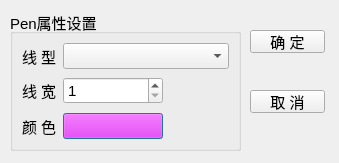
<?xml version="1.0" encoding="UTF-8"?>
<ui version="4.0">
 <class>QWDialogPen</class>
 <widget class="QDialog" name="QWDialogPen">
  <property name="geometry">
   <rect>
    <x>0</x>
    <y>0</y>
    <width>339</width>
    <height>163</height>
   </rect>
  </property>
  <property name="font">
   <font>
    <pointsize>11</pointsize>
   </font>
  </property>
  <property name="windowTitle">
   <string>QPen属性设置对话框</string>
  </property>
  <widget class="QGroupBox" name="groupBox">
   <property name="geometry">
    <rect>
     <x>10</x>
     <y>10</y>
     <width>231</width>
     <height>141</height>
    </rect>
   </property>
   <property name="title">
    <string>Pen属性设置</string>
   </property>
   <layout class="QGridLayout" name="gridLayout">
    <item row="0" column="0">
     <widget class="QLabel" name="label">
      <property name="text">
       <string>线 型</string>
      </property>
     </widget>
    </item>
    <item row="4" column="2">
     <spacer name="horizontalSpacer_2">
      <property name="orientation">
       <enum>Qt::Horizontal</enum>
      </property>
      <property name="sizeHint" stdset="0">
       <size>
        <width>98</width>
        <height>20</height>
       </size>
      </property>
     </spacer>
    </item>
    <item row="2" column="2">
     <spacer name="horizontalSpacer">
      <property name="orientation">
       <enum>Qt::Horizontal</enum>
      </property>
      <property name="sizeHint" stdset="0">
       <size>
        <width>98</width>
        <height>20</height>
       </size>
      </property>
     </spacer>
    </item>
    <item row="2" column="1">
     <widget class="QSpinBox" name="spinWidth">
      <property name="minimumSize">
       <size>
        <width>100</width>
        <height>0</height>
       </size>
      </property>
      <property name="minimum">
       <number>1</number>
      </property>
      <property name="maximum">
       <number>100</number>
      </property>
     </widget>
    </item>
    <item row="4" column="0">
     <widget class="QLabel" name="label_3">
      <property name="text">
       <string>颜 色</string>
      </property>
     </widget>
    </item>
    <item row="2" column="0">
     <widget class="QLabel" name="label_2">
      <property name="text">
       <string>线 宽</string>
      </property>
     </widget>
    </item>
    <item row="0" column="1" colspan="2">
     <widget class="QComboBox" name="comboPenStyle"/>
    </item>
    <item row="1" column="1">
     <spacer name="verticalSpacer">
      <property name="orientation">
       <enum>Qt::Vertical</enum>
      </property>
      <property name="sizeHint" stdset="0">
       <size>
        <width>20</width>
        <height>40</height>
       </size>
      </property>
     </spacer>
    </item>
    <item row="3" column="1">
     <spacer name="verticalSpacer_2">
      <property name="orientation">
       <enum>Qt::Vertical</enum>
      </property>
      <property name="sizeHint" stdset="0">
       <size>
        <width>20</width>
        <height>40</height>
       </size>
      </property>
     </spacer>
    </item>
    <item row="4" column="1">
     <widget class="QPushButton" name="btnColor">
      <property name="autoFillBackground">
       <bool>false</bool>
      </property>
      <property name="styleSheet">
       <string notr="true">background-color: rgb(255, 0, 255);</string>
      </property>
      <property name="text">
       <string/>
      </property>
      <property name="flat">
       <bool>false</bool>
      </property>
     </widget>
    </item>
   </layout>
  </widget>
  <widget class="QPushButton" name="btnOK">
   <property name="geometry">
    <rect>
     <x>250</x>
     <y>30</y>
     <width>75</width>
     <height>23</height>
    </rect>
   </property>
   <property name="text">
    <string>确 定</string>
   </property>
  </widget>
  <widget class="QPushButton" name="btnCancel">
   <property name="geometry">
    <rect>
     <x>250</x>
     <y>90</y>
     <width>75</width>
     <height>23</height>
    </rect>
   </property>
   <property name="text">
    <string>取 消</string>
   </property>
  </widget>
 </widget>
 <resources/>
 <connections>
  <connection>
   <sender>btnOK</sender>
   <signal>clicked()</signal>
   <receiver>QWDialogPen</receiver>
   <slot>accept()</slot>
   <hints>
    <hint type="sourcelabel">
     <x>337</x>
     <y>51</y>
    </hint>
    <hint type="destinationlabel">
     <x>191</x>
     <y>79</y>
    </hint>
   </hints>
  </connection>
  <connection>
   <sender>btnCancel</sender>
   <signal>clicked()</signal>
   <receiver>QWDialogPen</receiver>
   <slot>reject()</slot>
   <hints>
    <hint type="sourcelabel">
     <x>337</x>
     <y>111</y>
    </hint>
    <hint type="destinationlabel">
     <x>191</x>
     <y>79</y>
    </hint>
   </hints>
  </connection>
 </connections>
</ui>
